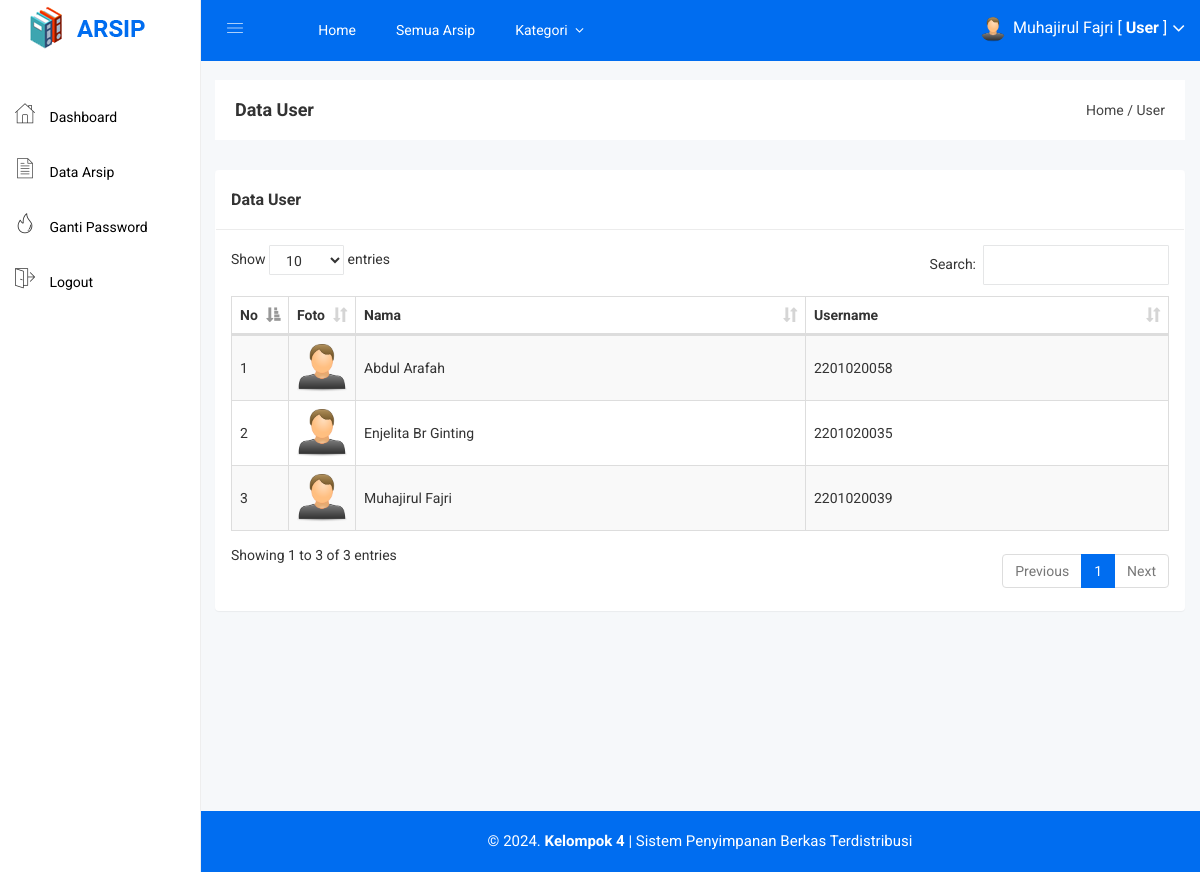
Before: /user/user.php (signed in) with the older database file.
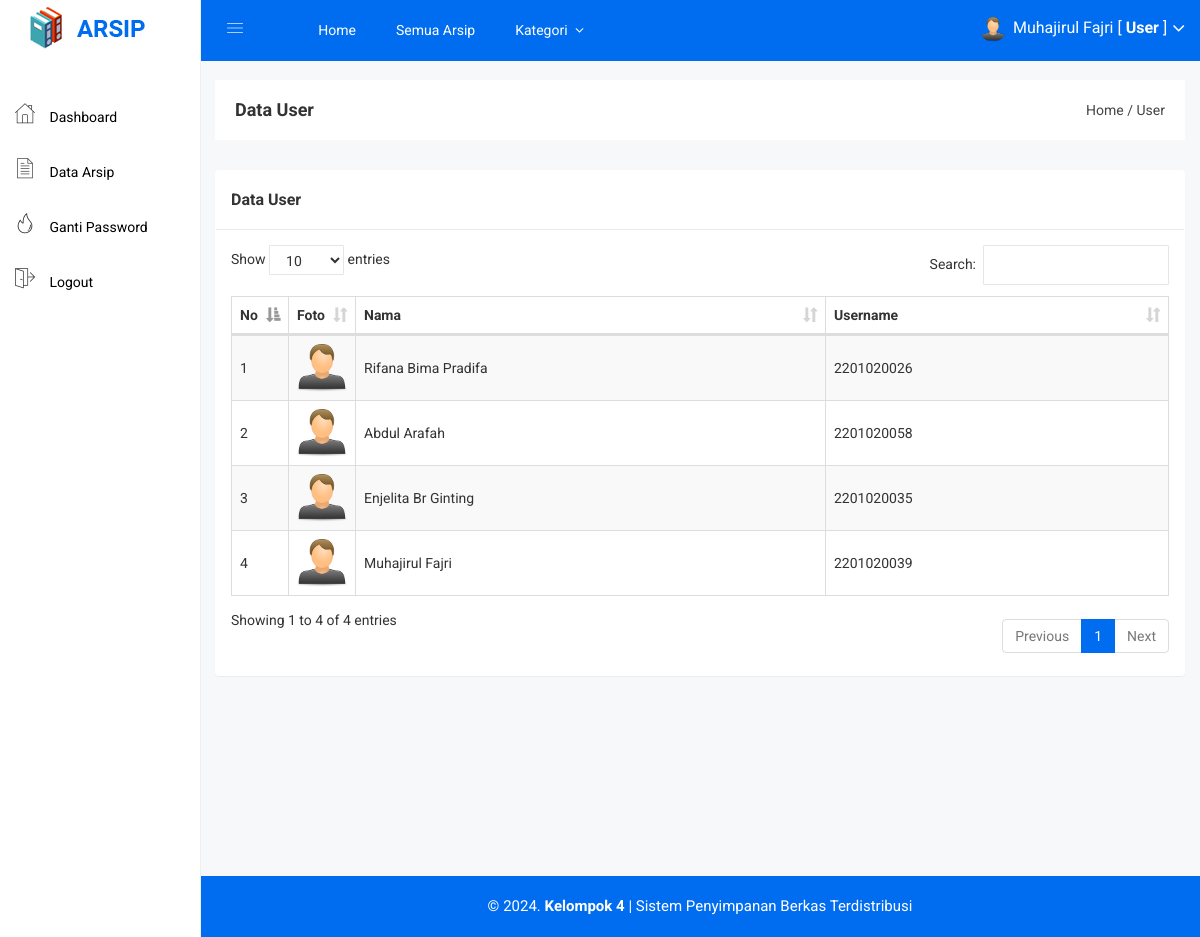
After: the same page with the newer database file.
### tables this page shows
CREATE TABLE `user` (
  `user_id` int(11) NOT NULL,
  `user_nama` varchar(100) NOT NULL,
  `user_username` varchar(100) NOT NULL,
  `user_password` varchar(100) NOT NULL,
  `user_foto` varchar(100) DEFAULT NULL
);

### user/user.php (the view)
<?php include 'header.php'; ?>
<div class="breadcome-area">
    <div class="container-fluid">
        <div class="row">
            <div class="col-lg-12 col-md-12 col-sm-12 col-xs-12">
                <div class="breadcome-list">
                    <div class="row">
                        <div class="col-lg-6 col-md-6 col-sm-6 col-xs-12">
                            <div class="breadcome-heading">
                                <h4 style="margin-bottom: 0px">Data User</h4>
                            </div>
                        </div>
                        <div class="col-lg-6 col-md-6 col-sm-6 col-xs-12">
                            <ul class="breadcome-menu" style="padding-top: 0px">
                                <li><a href="#">Home</a> <span class="bread-slash">/</span></li>
                                <li><span class="bread-blod">User</span></li>
                            </ul>
                        </div>
                    </div>
                </div>
            </div>
        </div>
    </div>
</div>
<div class="container-fluid">
    <div class="panel panel">
        <div class="panel-heading">
            <h3 class="panel-title">Data User</h3>
        </div>
        <div class="panel-body">
            <table id="table" class="table table-bordered table-striped table-hover table-datatable">
                <thead>
                    <tr>
                        <th width="1%">No</th>
                        <th width="5%">Foto</th>
                        <th>Nama</th>
                        <th>Username</th>
                    </tr>
                </thead>
                <tbody>
                    <?php
                    include '../koneksi.php';
                    $no = 1;
                    $user = mysqli_query($koneksi,"SELECT * FROM user ORDER BY user_id DESC");
                    while($p = mysqli_fetch_array($user)){
                        ?>
                        <tr>
                            <td><?php echo $no++; ?></td>
                            <td>
                                <?php
                                if($p['user_foto'] == ""){
                                    ?>
                                    <img class="img-user" src="../gambar/sistem/user.png">
                                    <?php
                                }else{
                                    ?>
                                    <img class="img-user" src="../gambar/user/<?php echo $p['user_foto']; ?>">
                                    <?php
                                }
                                ?>
                            </td>
                            <td><?php echo $p['user_nama'] ?></td>
                            <td><?php echo $p['user_username'] ?></td>
                        </tr>
                        <?php
                    }
                    ?>
                </tbody>
            </table>
        </div>
    </div>
</div>
<?php include 'footer.php'; ?>

Changed rows visible on the page:
added user: user_nama "Rifana Bima Pradifa", user_username "2201020026"
Other visible differences:
text written by a page script: "Show entries Search: Showing 1 to 3 of 3 entries Previous 1 Next" → "Show entries Search: Showing 1 to 4 of 4 entries Previous 1 Next"
